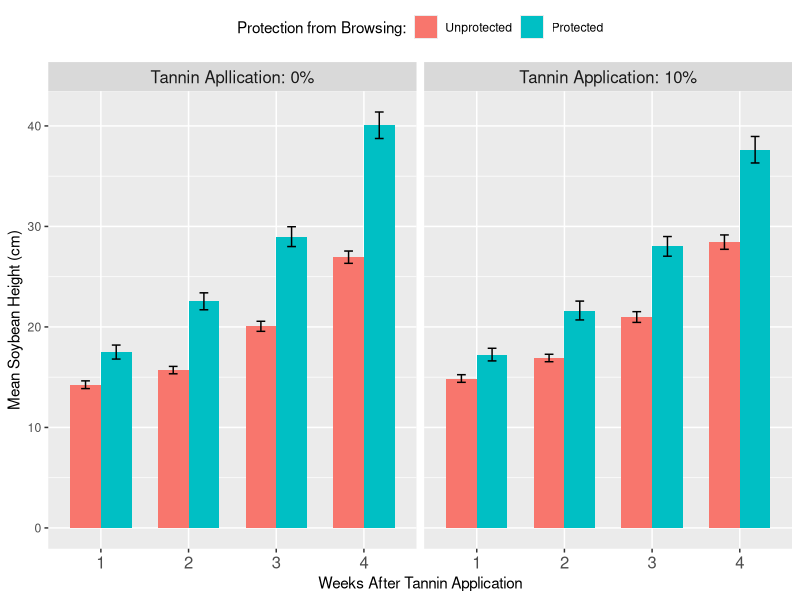

Write R code to recreate this figure.
## ---- chunk 1
#| echo: true
#| include: false
library(tidyverse)
library(ggplot2)
library(glmmTMB)
## ---- chunk 2
# Read the data
data <- read.csv("Data.csv", header=TRUE)
## ---- chunk 3
# Convert categorical variables to factors
data$Field <- as.factor(data$Field)
data$Plot <- as.factor(data$Plot)
data$Treatment <- as.factor(data$Treatment)
data$Enclosure <- as.factor(data$Enclosure)
data$WAT <- as.factor(data$WAT)

# Remove rows with missing Height values and unused columns
data <- data |>
  filter(!is.na(Height)) |>
  select(-PercentDamage)

# Subset to remove WAT values at week zero
data <- data[data$WAT != "0", ]
## ---- chunk 4
# Calculate mean Height for each Treatment and WAT combination
summary_data <- data |>
  group_by(Enclosure,Treatment, WAT) |>
  summarise(mean_height = mean(Height, na.rm = TRUE))

# Displaying mean soybean height for treatments across Weeks after application
print(data)
## ---- chunk 5
# Calculate mean and SE for each group
enclosure_data <- data |>
  group_by(WAT, Enclosure, Treatment) |>
  summarise(
    mean_height = mean(Height),
    se = sd(Height) / sqrt(n()),  # Calculate SD from raw data (Height)
    .groups = "drop"
  )
## ---- chunk 6
# Create the plot with updated facet labels and error bars
ggplot(enclosure_data, aes(x = WAT, y = mean_height, fill = Enclosure)) +
  geom_bar(stat = "identity", position = position_dodge(preserve = "single"), width = 0.7) +
  geom_errorbar(
    aes(ymin = mean_height - se, ymax = mean_height + se),
    position = position_dodge(width = 0.7),
    width = 0.2
  ) +
  facet_wrap(~factor(Treatment, levels = c(0, 1), labels = c("Tannin Apllication: 0%", "Tannin Application: 10%"))) +  # Modify facet labels
  labs(
    x = "Weeks After Tannin Application",
    y = "Mean Soybean Height (cm)",
    fill = "Protection from Browsing:"
  ) +
  scale_fill_discrete(labels = c("Unprotected", "Protected")) +
  scale_color_discrete(labels = c("No Repellent", "Repellent Applied")) +
  theme(
    legend.position = "top",
    strip.text = element_text(size = 12),
    axis.text.x = element_text(size = 12)  # Adjust x-axis text size if necessary
  )

## ---- chunk 7
print(summary_data)
## ---- chunk 8
# Linear Regression for Height

lm_m_height_1 <- lm(formula = mean_height ~ Treatment, data = enclosure_data)

lm_m_height_2 <- lm(formula = mean_height ~ Treatment * WAT, data = enclosure_data)

lm_m_height_3 <- lm(formula = mean_height ~ Treatment * WAT + Enclosure, data = enclosure_data)

lm_m_height_4 <- lm(formula = mean_height ~ Treatment + WAT + Enclosure, data = enclosure_data)
## ---- chunk 9
#ANOVA for differences in models 
anova(lm_m_height_1, lm_m_height_2, lm_m_height_3, lm_m_height_4)

# AIC to pick the best model
AIC(lm_m_height_1, lm_m_height_2, lm_m_height_3, lm_m_height_4)
## ---- chunk 10
summary(lm_m_height_4)
## ---- chunk 11
# Main effect of Enclosure on mean height only
# Plants within enclosures were not treated with tannins
anova_mean_height <- aov(mean_height ~ Treatment * WAT + Enclosure, data = enclosure_data)
## ---- chunk 12
AIC(anova_mean_height)
## ---- chunk 13
summary(anova_mean_height)
